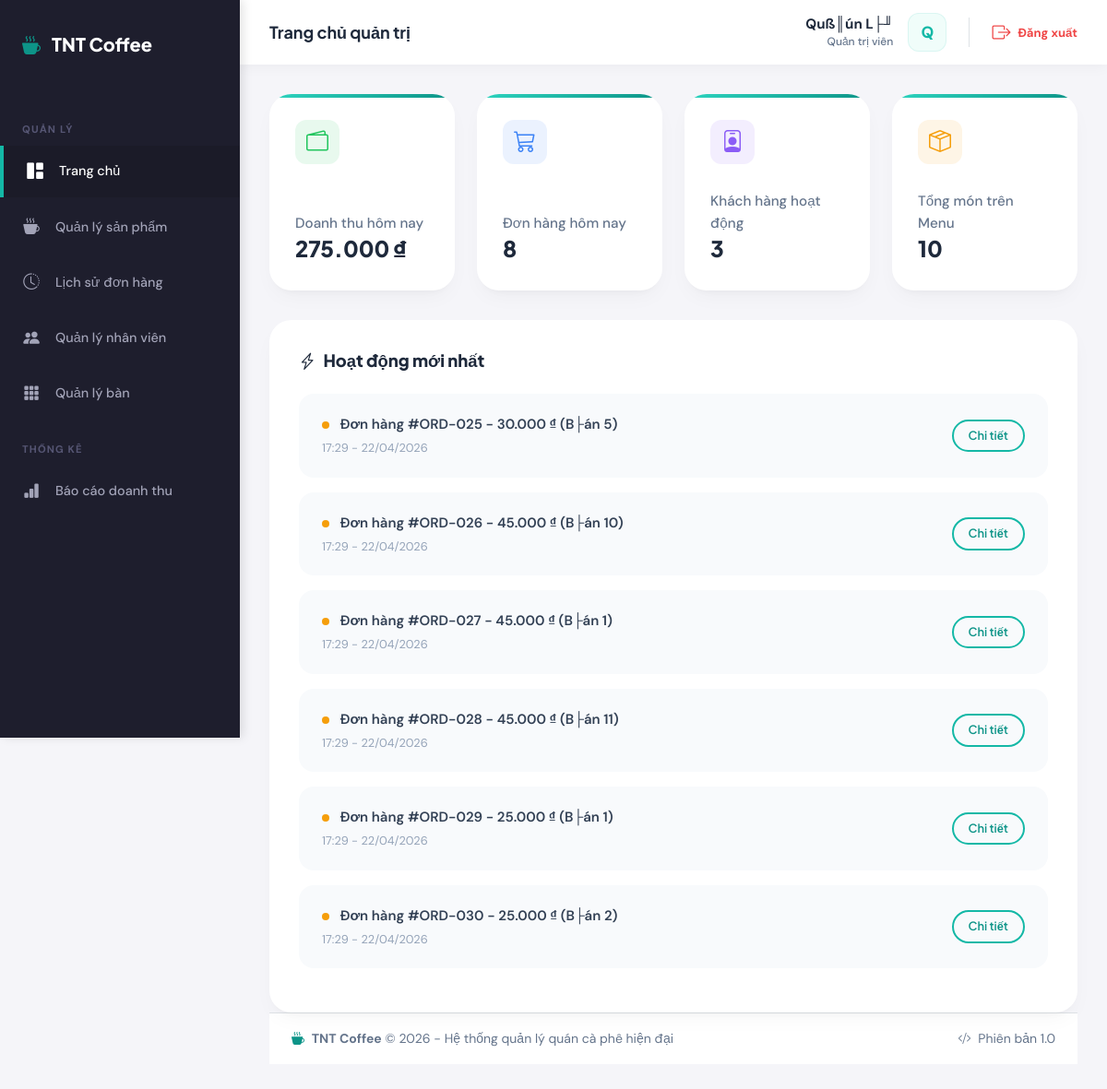
Page /admin/dashboard.php (signed in) on the committed database.
### tables this page shows
CREATE TABLE `orders` (
  `id` int(11) NOT NULL AUTO_INCREMENT,
  `order_code` varchar(50) NOT NULL,
  `customer_name` varchar(100) DEFAULT NULL,
  `customer_phone` varchar(20) DEFAULT NULL,
  `customer_email` varchar(255) DEFAULT NULL,
  `shipping_address` text DEFAULT NULL,
  `user_id` int(11) DEFAULT NULL,
  `table_id` int(11) DEFAULT NULL,
  `customer_id` int(11) DEFAULT NULL,
  `total_amount` decimal(15,2) NOT NULL DEFAULT 0.00,
  `status` enum('pending','preparing','served','completed','cancelled') DEFAULT 'pending',
  `payment_status` enum('pending','paid') DEFAULT 'pending',
  `payment_method` enum('cash','transfer','cod') DEFAULT 'cod',
  `note` text DEFAULT NULL,
  `created_at` timestamp NULL DEFAULT current_timestamp(),
  `updated_at` timestamp NULL DEFAULT current_timestamp() ON UPDATE current_timestamp(),
  PRIMARY KEY (`id`),
  UNIQUE KEY `order_code` (`order_code`),
  KEY `user_id` (`user_id`),
  KEY `table_id` (`table_id`),
  KEY `customer_id` (`customer_id`),
  CONSTRAINT `orders_ibfk_1` FOREIGN KEY (`user_id`) REFERENCES `users` (`id`),
  CONSTRAINT `orders_ibfk_2` FOREIGN KEY (`table_id`) REFERENCES `tables` (`id`)
);

CREATE TABLE `tables` (
  `id` int(11) NOT NULL AUTO_INCREMENT,
  `name` varchar(50) NOT NULL,
  `capacity` int(11) NOT NULL DEFAULT 4,
  `status` enum('free','booked','busy') DEFAULT 'free',
  `created_at` timestamp NULL DEFAULT current_timestamp(),
  `updated_at` timestamp NULL DEFAULT current_timestamp() ON UPDATE current_timestamp(),
  PRIMARY KEY (`id`)
);

### config/database.php (called while the page is built, shortened)
<?php
function executeQuery($pdo, $sql, $params = []) {
    try {
        $stmt = $pdo->prepare($sql);
        $stmt->execute($params);
        return $stmt;
    } catch (PDOException $e) {
        error_log("Query Error: " . $e->getMessage());
        throw $e;
    }
}
function fetchOne($pdo, $sql, $params = []) {
    $stmt = executeQuery($pdo, $sql, $params);
    return $stmt->fetch();
}
function fetchAll($pdo, $sql, $params = []) {
    $stmt = executeQuery($pdo, $sql, $params);
    return $stmt->fetchAll();
}

### config/config.php (called while the page is built, shortened)
<?php
function formatCurrency($amount) {
    return number_format($amount, 0, ',', '.') . ' ₫';
}

### admin/dashboard.php (the view, shortened to what this page needs)
<?php
require_once dirname(__DIR__) . '/config/config.php';
require_once dirname(__DIR__) . '/config/database.php';
try {
    $totalProducts = fetchOne($pdo, "SELECT COUNT(*) as total FROM products")['total'] ?? 0;
    $totalUsers = fetchOne($pdo, "SELECT COUNT(*) as total FROM customers WHERE is_active = 1")['total'] ?? 0;
    $todayOrders = fetchOne($pdo, "SELECT COUNT(*) as total FROM orders WHERE DATE(created_at) = CURDATE()")['total'] ?? 0;
    $todayRevenue = fetchOne($pdo, "SELECT SUM(total_amount) as total FROM orders WHERE DATE(created_at) = CURDATE() AND status != 'cancelled'")['total'] ?? 0;
    if ($todayOrders == 0) {
        $lastActiveData = fetchOne($pdo, "
            SELECT DATE(created_at) as last_date, COUNT(*) as last_orders, SUM(total_amount) as last_revenue
            FROM orders
            WHERE status != 'cancelled'
            GROUP BY DATE(created_at)
            ORDER BY last_date DESC
            LIMIT 1
        ");
        if ($lastActiveData) {
            $todayOrders = $lastActiveData['last_orders'];
            $todayRevenue = $lastActiveData['last_revenue'];
        }
    }
    $recentInvoices = fetchAll($pdo, "
        SELECT i.*, u.full_name as employee_name, t.name as table_name, DATE(i.created_at) as order_date
        FROM orders i
        LEFT JOIN users u ON i.user_id = u.id
        LEFT JOIN tables t ON i.table_id = t.id
        ORDER BY i.created_at DESC
        LIMIT 6
    ");
} catch (PDOException $e) {
    error_log("Dashboard Error: " . $e->getMessage());
}
require_once dirname(__DIR__) . '/includes/header.php';
?>
<div class="row g-4 mb-4">
    <div class="col-md-3">
        <div class="stat-card animate-in" style="animation-delay: 0.1s" data-type="revenue">
            <div class="stat-icon bg-s-green"><i class="bi bi-wallet2"></i></div>
            <div>
                <div class="stat-label">Doanh thu hôm nay</div>
                <div class="stat-value"><?= formatCurrency($todayRevenue) ?></div>
            </div>
        </div>
    </div>
    <div class="col-md-3">
        <div class="stat-card animate-in" style="animation-delay: 0.2s" data-type="orders">
            <div class="stat-icon bg-s-blue"><i class="bi bi-cart3"></i></div>
            <div>
                <div class="stat-label">Đơn hàng hôm nay</div>
                <div class="stat-value"><?= number_format($todayOrders) ?></div>
            </div>
        </div>
    </div>
    <div class="col-md-3">
        <div class="stat-card animate-in" style="animation-delay: 0.3s" data-type="customers">
            <div class="stat-icon bg-s-purple"><i class="bi bi-person-badge"></i></div>
            <div>
                <div class="stat-label">Khách hàng hoạt động</div>
                <div class="stat-value"><?= number_format($totalUsers) ?></div>
            </div>
        </div>
    </div>
    <div class="col-md-3">
        <div class="stat-card animate-in" style="animation-delay: 0.4s" data-type="products">
            <div class="stat-icon bg-s-orange"><i class="bi bi-box-seam"></i></div>
            <div>
                <div class="stat-label">Tổng món trên Menu</div>
                <div class="stat-value"><?= number_format($totalProducts) ?></div>
            </div>
        </div>
    </div>
</div>
<div class="section-card animate-in" style="animation-delay: 0.5s">
    <h5 class="section-title" id="activity-title"><i class="bi bi-lightning-charge me-2"></i>Hoạt động mới nhất</h5>
    <div class="activity-list" id="activity-list">
        <?php foreach ($recentInvoices as $order): ?>
            <div class="activity-item">
                <div class="activity-info">
                    <span class="activity-text">
                        <span class="status-dot" style="background: <?= $order['status'] == 'paid' ? '#10b981' : '#f59e0b' ?>"></span>
                        Đơn hàng #<?= htmlspecialchars($order['order_code']) ?> - <?= formatCurrency($order['total_amount']) ?>
                        (<?= $order['table_name'] ?: 'Mang đi' ?>)
                    </span>
                    <span class="activity-time"><?= date('H:i - d/m/Y', strtotime($order['created_at'])) ?></span>
                </div>
                <a href="sales/view.php?id=<?= $order['id'] ?>" class="btn btn-sm btn-outline-primary rounded-pill px-3">Chi tiết</a>
            </div>
        <?php endforeach; ?>
    </div>
</div>
<?php require_once dirname(__DIR__) . '/includes/footer.php'; ?>

### assets/css/style.css (style rules this page uses)
:root { --primary-50: #f0fdfa; --primary-100: #ccfbf1; --primary-200: #99f6e4; --primary-300: #5eead4; --primary-400: #2dd4bf; --primary-500: #14b8a6; --primary-600: #0d9488; --primary-700: #0f766e; --primary-800: #115e59; --primary-900: #134e4a; --accent-400: #fb923c; --accent-500: #f97316; --accent-600: #ea580c; --gray-50: #f8fafc; --gray-100: #f1f5f9; --gray-200: #e2e8f0; --gray-300: #cbd5e1; --gray-400: #94a3b8; --gray-500: #64748b; --gray-600: #475569; --gray-700: #334155; --gray-800: #1e293b; --gray-900: #0f172a; --success: #22c55e; --warning: #eab308; --danger: #ef4444; --info: #3b82f6; --font-display: 'Plus Jakarta Sans', sans-serif; --font-body: 'DM Sans', sans-serif; --shadow-sm: 0 1px 2px 0 rgb(0 0 0 / 0.05); --shadow: 0 1px 3px 0 rgb(0 0 0 / 0.1), 0 1px 2px -1px rgb(0 0 0 / 0.1); --shadow-md: 0 4px 6px -1px rgb(0 0 0 / 0.1), 0 2px 4px -2px rgb(0 0 0 / 0.1); --shadow-lg: 0 10px 15px -3px rgb(0 0 0 / 0.1), 0 4px 6px -4px rgb(0 0 0 / 0.1); --shadow-xl: 0 20px 25px -5px rgb(0 0 0 / 0.1), 0 8px 10px -6px rgb(0 0 0 / 0.1); --radius-sm: 0.375rem; --radius: 0.5rem; --radius-md: 0.75rem; --radius-lg: 1rem; --radius-xl: 1.5rem; --radius-full: 9999px; --transition-fast: 150ms cubic-bezier(0.4, 0, 0.2, 1); --transition: 200ms cubic-bezier(0.4, 0, 0.2, 1); --transition-slow: 300ms cubic-bezier(0.4, 0, 0.2, 1); }
*, *::before, *::after { box-sizing: border-box; margin: 0; padding: 0; }
html { scroll-behavior: smooth; }
body { font-family: var(--font-body); font-size: 15px; line-height: 1.6; color: var(--gray-700); background: linear-gradient(135deg, var(--gray-50) 0%, var(--primary-50) 100%); min-height: 100vh; -webkit-font-smoothing: antialiased; -moz-osx-font-smoothing: grayscale; }
h1, h2, h3, h4, h5, h6 { font-family: var(--font-display); font-weight: 700; color: var(--gray-800); line-height: 1.3; }
h5 { font-size: 1.125rem; }
:root { --sidebar-width: 260px; --sidebar-bg: #1e1e2d; --sidebar-color: #a2a3b7; --sidebar-active-bg: #1b1b28; --sidebar-active-color: #ffffff; --content-bg: #f5f5f9; --topbar-height: 70px; }
.stat-card { background: white; border-radius: var(--radius-lg); padding: 1.5rem; border: 1px solid var(--gray-200); box-shadow: var(--shadow); transition: var(--transition); position: relative; overflow: hidden; }
.stat-card::before { content: ''; position: absolute; top: 0; left: 0; right: 0; height: 4px; background: linear-gradient(90deg, var(--primary-400), var(--primary-600)); }
.stat-icon { width: 56px; height: 56px; border-radius: var(--radius-md); display: flex; align-items: center; justify-content: center; font-size: 1.5rem; margin-bottom: 1rem; }
.stat-value { font-family: var(--font-display); font-size: 2rem; font-weight: 800; color: var(--gray-800); line-height: 1.2; }
.stat-label { font-size: 0.875rem; color: var(--gray-500); margin-top: 0.25rem; }
.btn { font-family: var(--font-display); font-weight: 600; font-size: 0.875rem; padding: 0.625rem 1.25rem; border-radius: var(--radius); transition: var(--transition); display: inline-flex; align-items: center; gap: 0.5rem; border: none; cursor: pointer; }
.btn-outline-primary { background: transparent; color: var(--primary-600); border: 2px solid var(--primary-500); }
.btn-sm { padding: 0.375rem 0.875rem; font-size: 0.8rem; }

### rows in the picture
orders: order_code "ORD-025", total_amount "30.000 ₫", table.name "B├án 5", created_at "17:29 - 22/04/2026"
orders: order_code "ORD-026", total_amount "45.000 ₫", table.name "B├án 10", created_at "17:29 - 22/04/2026"
orders: order_code "ORD-027", total_amount "45.000 ₫", table.name "B├án 1", created_at "17:29 - 22/04/2026"
orders: order_code "ORD-028", total_amount "45.000 ₫", table.name "B├án 11", created_at "17:29 - 22/04/2026"
orders: order_code "ORD-029", total_amount "25.000 ₫", table.name "B├án 1", created_at "17:29 - 22/04/2026"
orders: order_code "ORD-030", total_amount "25.000 ₫", table.name "B├án 2", created_at "17:29 - 22/04/2026"

### other values in the picture
$pageTitle "Trang chủ quản trị"
$userName "Quß║ún L├╜"
$userInitial "Q"
formatCurrency($todayRevenue) "275.000 ₫"
$todayOrders "8"
$totalUsers "3"
$totalProducts "10"
